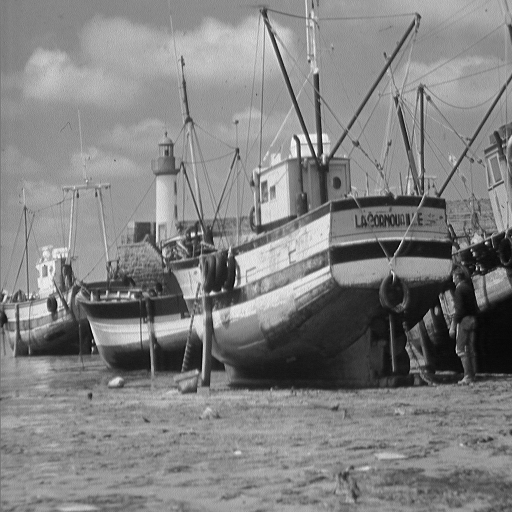
#> input picture image_speech/stdimgs/boat.png, 512 x 512 px
$ jupyter execute 3_manual.ipynb
#> lines starting #> are read from the running program, lines starting #| are printed output that depends on the picture; after the words box and inside, x2 and y2 are one past the last pixel; in counts of white or black regions, pixels touching at a corner belong together
### Image Morphology (Erosion and Dilation)
#### Theory
Morphological operations are a set of image processing techniques that process images based on their shapes. These operations are particularly useful in binary images and are widely used in tasks such as noise removal, image enhancement, and object detection. The fundamental operations in morphology are **erosion**, **dilation**, **opening**, and **closing**.

1. **Erosion**
Erosion is a morphological operation that removes pixels on object boundaries. It works by sliding a structuring element (kernel) over the image and eroding away the boundaries of regions of foreground pixels (white pixels in binary images). The result is a smaller object, and small noise can be removed.
2. **Dilation**
Dilation is the opposite of erosion. It adds pixels to the boundaries of objects in an image. It works by sliding the structuring element over the image and expanding the boundaries of regions of foreground pixels.
3. **Opening**
Opening is a combination of erosion followed by dilation. It is used to remove small objects or noise from the foreground while preserving the shape and size of larger objects.
4. **Closing**
Closing is a combination of dilation followed by erosion. It is used to fill small holes or gaps in the foreground objects while preserving their shape and size.
Applications of Morphological Operations
1. **Noise Removal**: Opening and closing are effective in removing noise from binary images.
2. **Object Detection**: Morphological operations can help in detecting specific shapes or structures in an image.
3. **Image Segmentation**: These operations are used in preprocessing steps for segmenting objects in an image.
4. **Boundary Extraction**: Erosion and dilation can be used to extract the boundaries of objects.

In this lab, we implemented these operations manually using Python and applied them to a binary image. The results were visualized to understand the effects of each operation.

[cell 1]
import cv2
import numpy as np
import matplotlib.pyplot as plt

[cell 2]
def manual_erode(image, kernel):
    h, w = image.shape
    kh, kw = kernel.shape
    pad_h, pad_w = kh // 2, kw // 2

    padded = np.pad(
        image, ((pad_h, pad_h), (pad_w, pad_w)), mode="constant", constant_values=0
    )
    result = np.zeros_like(image)
    for i in range(h):
        for j in range(w):
            region = padded[i : i + kh, j : j + kw]
            if np.all(region[kernel == 1] == 255):
                result[i, j] = 255
    return result

def manual_dilate(image, kernel):
    h, w = image.shape
    kh, kw = kernel.shape
    pad_h, pad_w = kh // 2, kw // 2

    padded = np.pad(
        image, ((pad_h, pad_h), (pad_w, pad_w)), mode="constant", constant_values=0
    )
    result = np.zeros_like(image)

    for i in range(h):
        for j in range(w):
            region = padded[i : i + kh, j : j + kw]
            if np.any(region[kernel == 1] == 255):
                result[i, j] = 255
    return result

def manual_open(image, kernel):
    return manual_dilate(manual_erode(image, kernel), kernel)

def manual_close(image, kernel):
    return manual_erode(manual_dilate(image, kernel), kernel)

[cell 3]
image = cv2.imread("stdimgs/boat.png", cv2.IMREAD_GRAYSCALE)
#> image is the input picture: shape (512, 512); min 0, max 255, mean 129.7

_, binary_image = cv2.threshold(image, 127, 255, cv2.THRESH_BINARY)
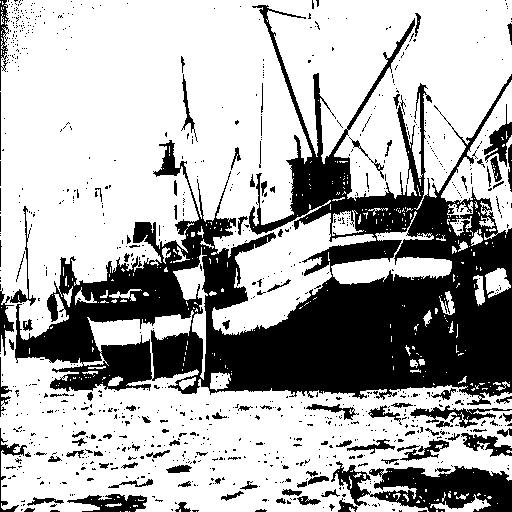
#> binary_image: shape (512, 512); 68.5% white; 948 black regions (835 under 20 px), largest, box (x1, y1, x2, y2) and area: (15, 5, 512, 405) 64457, (331, 461, 512, 512) 5042, (67, 494, 147, 512) 834

kernel = np.ones((3, 3), np.uint8)

erosion = manual_erode(binary_image, kernel)
#> in manual_erode, `padded = np.pad( image, ((pad_h, pad_h), (pad_w, pad_w)), mode="consta..`:
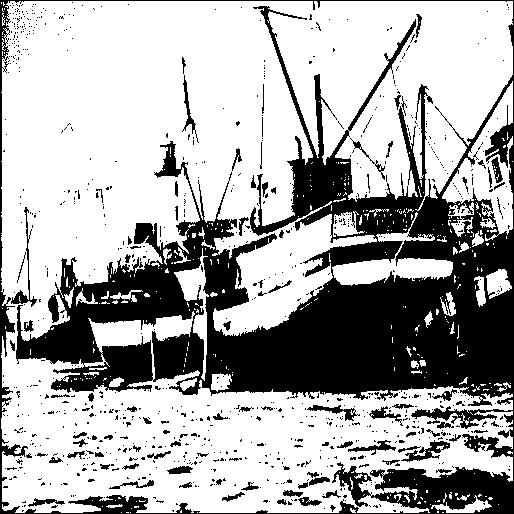
#> padded: shape (514, 514); 68% white; 902 black regions (811 under 20 px), largest, box (x1, y1, x2, y2) and area: (0, 0, 514, 514) 76444, (401, 440, 450, 462) 365, (11, 207, 37, 307) 329
#> after the loop in manual_erode, `for i in range(h):`:
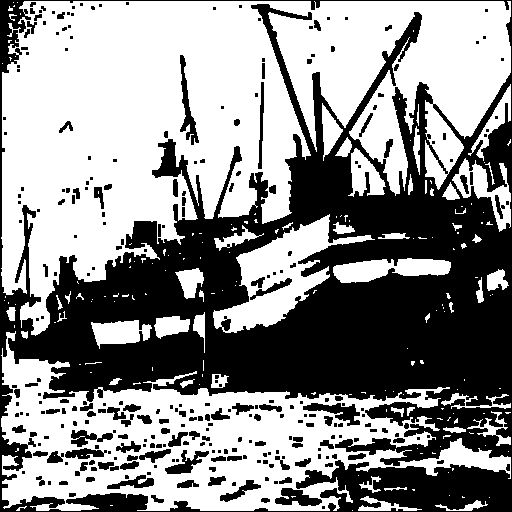
#> result: shape (512, 512); 56.2% white; 290 black regions (163 under 20 px), largest, box (x1, y1, x2, y2) and area: (0, 0, 512, 512) 103037, (180, 55, 199, 145) 568, (303, 403, 360, 426) 560
dilation = manual_dilate(binary_image, kernel)
#> after the loop in manual_dilate, `for i in range(h):`:
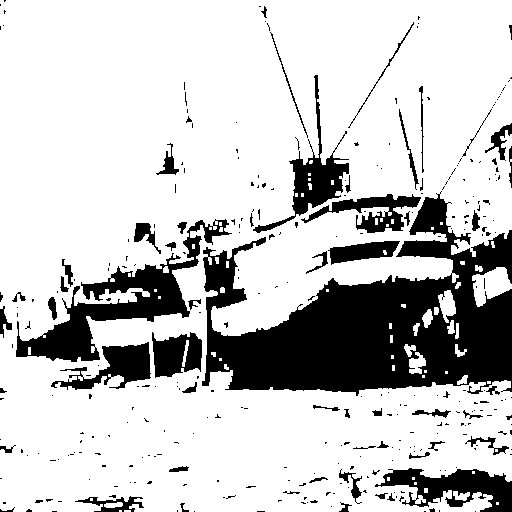
#> result: shape (512, 512); 78.5% white; 325 black regions (267 under 20 px), largest, box (x1, y1, x2, y2) and area: (202, 191, 512, 396) 31062, (16, 219, 232, 362) 7159, (375, 468, 512, 512) 3131
opening = manual_open(binary_image, kernel)
#> in manual_dilate (call 2), `padded = np.pad( image, ((pad_h, pad_h), (pad_w, pad_w)), mode="consta..`:
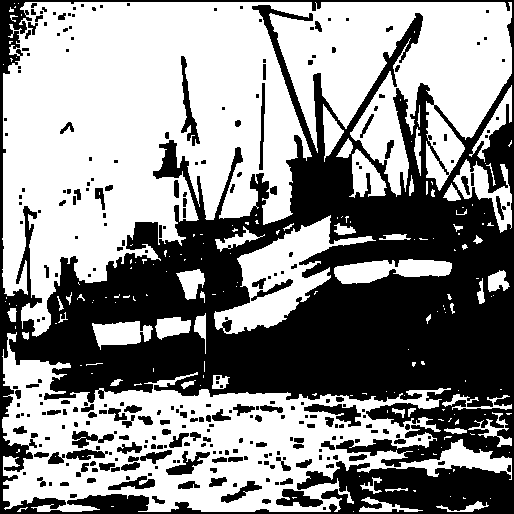
#> padded: shape (514, 514); 55.8% white; 290 black regions (163 under 20 px), largest, box (x1, y1, x2, y2) and area: (0, 0, 514, 514) 105089, (181, 56, 200, 146) 568, (304, 404, 361, 427) 560
#> after the loop in manual_dilate (call 2), `for i in range(h):`:
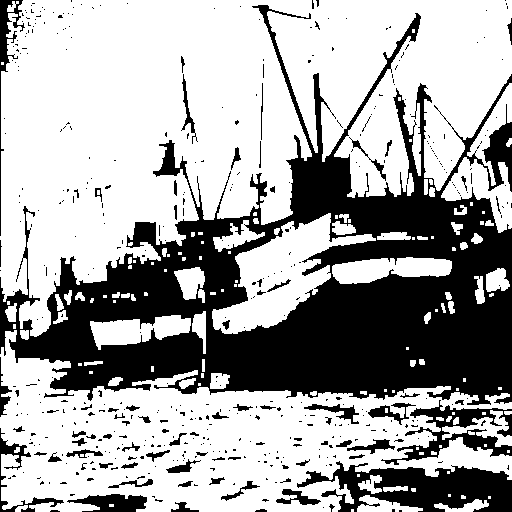
#> result: shape (512, 512); 65.8% white; 475 black regions (399 under 20 px), largest, box (x1, y1, x2, y2) and area: (0, 5, 512, 405) 71990, (297, 461, 512, 512) 6103, (381, 400, 512, 465) 2617
closing = manual_close(binary_image, kernel)
#> in manual_erode (call 3), `padded = np.pad( image, ((pad_h, pad_h), (pad_w, pad_w)), mode="consta..`:
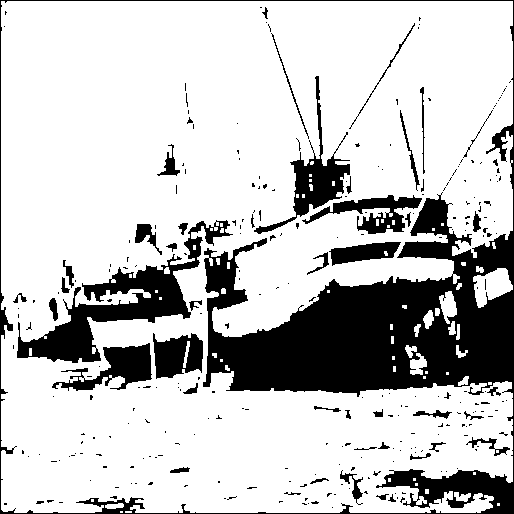
#> padded: shape (514, 514); 77.9% white; 291 black regions (244 under 20 px), largest, box (x1, y1, x2, y2) and area: (0, 0, 514, 514) 37592, (17, 220, 233, 363) 7159, (254, 76, 350, 234) 2642
#> after the loop in manual_erode (call 3), `for i in range(h):`:
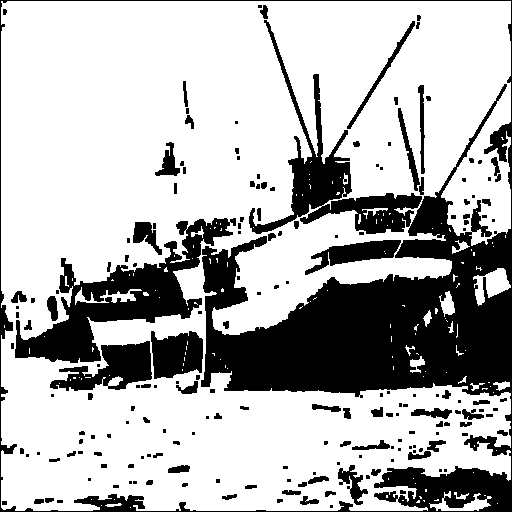
#> result: shape (512, 512); 71.7% white; 186 black regions (93 under 20 px), largest, box (x1, y1, x2, y2) and area: (0, 0, 512, 512) 50491, (15, 218, 236, 363) 9571, (50, 341, 152, 391) 2617

[cell 4]
titles = ["Original (Noisy)", "Manual Erosion", "Manual Dilation", "Manual Opening", "Manual Closing"]
images = [binary_image, erosion, dilation, opening, closing]

plt.figure(figsize=(8, 6))
for i in range(len(images)):
    plt.subplot(2, 3, i + 1)
    plt.imshow(images[i], cmap="gray")
    plt.title(titles[i])
    plt.axis("off")
#> this loop made 5 passes
plt.tight_layout()
